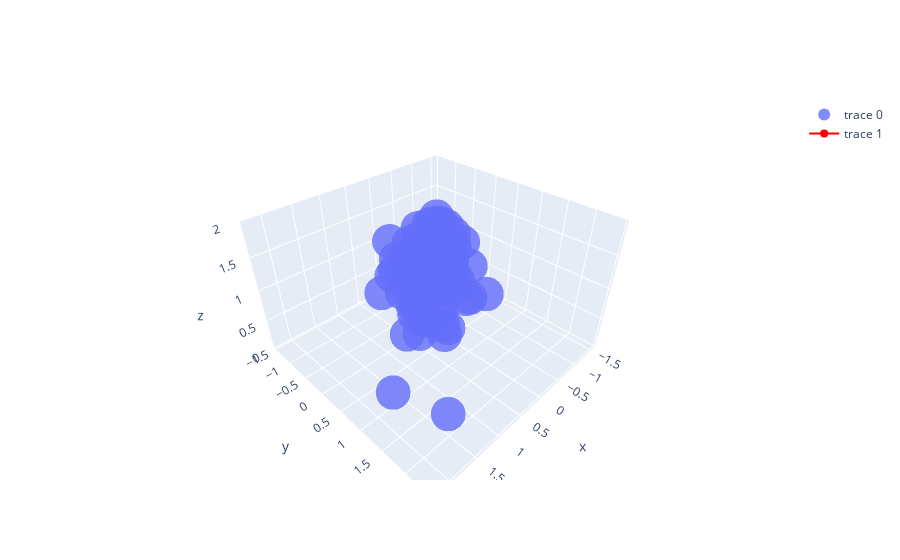

This figure's notebook cell:
### Markdown cell above
Eigenvectors are the **perpendicular** directions that "drive" the data. The orthogonality allows to have very distinct directions.

### Code cell
# TODO: 3D example
fig = go.Figure(data=[go.Scatter3d(x=x_centered, y=y_centered, z=np.ones(100),
                                   mode='markers',
                                   marker=dict(
                                       size=12,
                                       opacity=0.8
                                       )
                                   )])
fig.add_trace(go.Scatter3d(x=[[0,5,0]], y=[[1,5,1]], z=[[5,1,1]], line=dict(
        color='red',
        width=2
    )))
fig.show()
